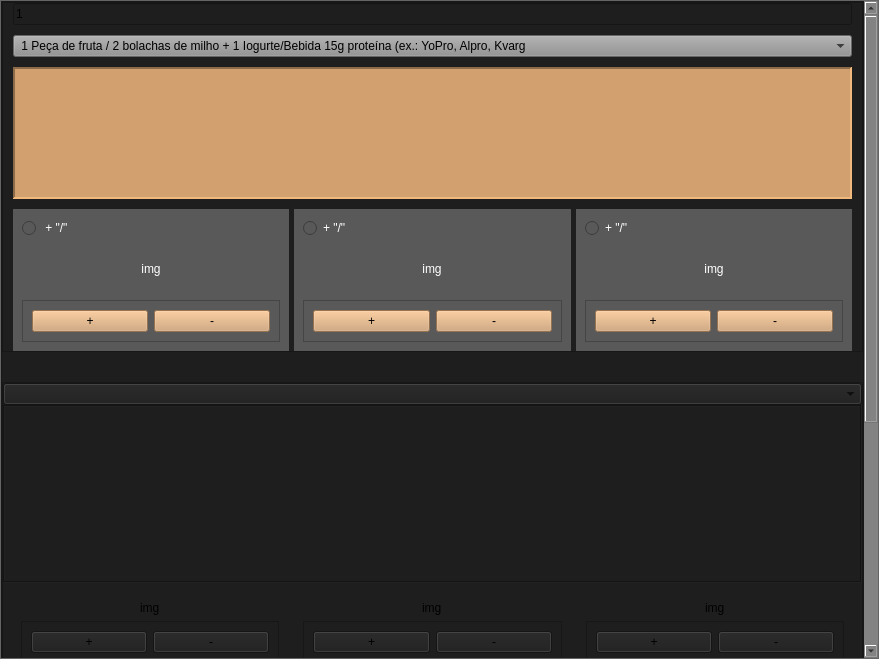
<?xml version="1.0" encoding="UTF-8"?>
<ui version="4.0">
 <class>Form</class>
 <widget class="QWidget" name="Form">
  <property name="geometry">
   <rect>
    <x>0</x>
    <y>0</y>
    <width>879</width>
    <height>659</height>
   </rect>
  </property>
  <property name="windowTitle">
   <string>Form</string>
  </property>
  <property name="styleSheet">
   <string notr="true">background-color: rgb(131, 131, 131);</string>
  </property>
  <layout class="QHBoxLayout" name="horizontalLayout_21">
   <property name="spacing">
    <number>0</number>
   </property>
   <property name="leftMargin">
    <number>0</number>
   </property>
   <property name="topMargin">
    <number>0</number>
   </property>
   <property name="rightMargin">
    <number>0</number>
   </property>
   <property name="bottomMargin">
    <number>0</number>
   </property>
   <item>
    <widget class="QScrollArea" name="scrollArea">
     <property name="lineWidth">
      <number>1</number>
     </property>
     <property name="widgetResizable">
      <bool>true</bool>
     </property>
     <widget class="QWidget" name="scrollAreaWidgetContents">
      <property name="geometry">
       <rect>
        <x>0</x>
        <y>0</y>
        <width>860</width>
        <height>1012</height>
       </rect>
      </property>
      <property name="styleSheet">
       <string notr="true">/*background-color: rgb(90,90,90);*/
background-color: rgb(30, 30, 30);</string>
      </property>
      <layout class="QVBoxLayout" name="verticalLayout_9">
       <property name="spacing">
        <number>0</number>
       </property>
       <property name="leftMargin">
        <number>0</number>
       </property>
       <property name="topMargin">
        <number>0</number>
       </property>
       <property name="rightMargin">
        <number>0</number>
       </property>
       <property name="bottomMargin">
        <number>0</number>
       </property>
       <item>
        <widget class="QFrame" name="frame">
         <property name="frameShape">
          <enum>QFrame::StyledPanel</enum>
         </property>
         <property name="frameShadow">
          <enum>QFrame::Raised</enum>
         </property>
         <layout class="QVBoxLayout" name="verticalLayout_14">
          <property name="spacing">
           <number>30</number>
          </property>
          <property name="leftMargin">
           <number>0</number>
          </property>
          <property name="topMargin">
           <number>0</number>
          </property>
          <property name="rightMargin">
           <number>0</number>
          </property>
          <property name="bottomMargin">
           <number>0</number>
          </property>
          <item>
           <widget class="QFrame" name="frame_9">
            <property name="minimumSize">
             <size>
              <width>0</width>
              <height>350</height>
             </size>
            </property>
            <property name="styleSheet">
             <string notr="true"/>
            </property>
            <property name="frameShape">
             <enum>QFrame::StyledPanel</enum>
            </property>
            <property name="frameShadow">
             <enum>QFrame::Raised</enum>
            </property>
            <layout class="QVBoxLayout" name="verticalLayout_4">
             <property name="spacing">
              <number>10</number>
             </property>
             <property name="leftMargin">
              <number>10</number>
             </property>
             <property name="topMargin">
              <number>0</number>
             </property>
             <property name="rightMargin">
              <number>10</number>
             </property>
             <property name="bottomMargin">
              <number>0</number>
             </property>
             <item>
              <widget class="QLineEdit" name="type">
               <property name="text">
                <string>1</string>
               </property>
              </widget>
             </item>
             <item>
              <widget class="QComboBox" name="comboBox">
               <property name="styleSheet">
                <string notr="true">background-color: rgb(143, 143, 143);</string>
               </property>
               <item>
                <property name="text">
                 <string> 1 Peça de fruta / 2 bolachas de milho + 1 Iogurte/Bebida 15g proteína (ex.: YoPro, Alpro, Kvarg</string>
                </property>
               </item>
               <item>
                <property name="text">
                 <string>1 Peça de fruta / 2 bolachas de milho + 20g Proteína em pó em água</string>
                </property>
               </item>
               <item>
                <property name="text">
                 <string>1 Peça de fruta / 2 bolachas de milho + 3 Babybel light</string>
                </property>
               </item>
               <item>
                <property name="text">
                 <string> 1 Barra proteica Bettery </string>
                </property>
               </item>
              </widget>
             </item>
             <item>
              <widget class="QTextEdit" name="textEdit">
               <property name="styleSheet">
                <string notr="true">background-color: rgb(210, 160, 110);</string>
               </property>
               <property name="frameShape">
                <enum>QFrame::Panel</enum>
               </property>
               <property name="frameShadow">
                <enum>QFrame::Sunken</enum>
               </property>
               <property name="lineWidth">
                <number>2</number>
               </property>
              </widget>
             </item>
             <item>
              <widget class="QFrame" name="frame_8">
               <property name="frameShape">
                <enum>QFrame::NoFrame</enum>
               </property>
               <property name="frameShadow">
                <enum>QFrame::Raised</enum>
               </property>
               <layout class="QHBoxLayout" name="horizontalLayout_4">
                <property name="spacing">
                 <number>5</number>
                </property>
                <property name="leftMargin">
                 <number>0</number>
                </property>
                <property name="topMargin">
                 <number>0</number>
                </property>
                <property name="rightMargin">
                 <number>0</number>
                </property>
                <property name="bottomMargin">
                 <number>0</number>
                </property>
                <item>
                 <widget class="QFrame" name="frame_3">
                  <property name="styleSheet">
                   <string notr="true">background-color: rgb(89, 89, 89);</string>
                  </property>
                  <property name="frameShape">
                   <enum>QFrame::NoFrame</enum>
                  </property>
                  <property name="frameShadow">
                   <enum>QFrame::Raised</enum>
                  </property>
                  <layout class="QVBoxLayout" name="verticalLayout">
                   <item>
                    <widget class="QRadioButton" name="radioButton">
                     <property name="styleSheet">
                      <string notr="true">color: rgb(255, 255, 255);</string>
                     </property>
                     <property name="text">
                      <string> + &quot;/&quot;</string>
                     </property>
                    </widget>
                   </item>
                   <item alignment="Qt::AlignHCenter">
                    <widget class="QLabel" name="label">
                     <property name="minimumSize">
                      <size>
                       <width>50</width>
                       <height>50</height>
                      </size>
                     </property>
                     <property name="styleSheet">
                      <string notr="true">color: rgb(255, 255, 255);</string>
                     </property>
                     <property name="text">
                      <string>img</string>
                     </property>
                     <property name="alignment">
                      <set>Qt::AlignCenter</set>
                     </property>
                    </widget>
                   </item>
                   <item>
                    <widget class="QFrame" name="frame_2">
                     <property name="frameShape">
                      <enum>QFrame::StyledPanel</enum>
                     </property>
                     <property name="frameShadow">
                      <enum>QFrame::Raised</enum>
                     </property>
                     <layout class="QHBoxLayout" name="horizontalLayout">
                      <item>
                       <widget class="QPushButton" name="pushButton">
                        <property name="styleSheet">
                         <string notr="true">background-color: rgb(210, 160, 110);</string>
                        </property>
                        <property name="text">
                         <string>+</string>
                        </property>
                       </widget>
                      </item>
                      <item>
                       <widget class="QPushButton" name="pushButton_2">
                        <property name="styleSheet">
                         <string notr="true">background-color: rgb(210, 160, 110);</string>
                        </property>
                        <property name="text">
                         <string>-</string>
                        </property>
                       </widget>
                      </item>
                     </layout>
                    </widget>
                   </item>
                  </layout>
                 </widget>
                </item>
                <item>
                 <widget class="QFrame" name="frame_4">
                  <property name="styleSheet">
                   <string notr="true">background-color: rgb(89, 89, 89);</string>
                  </property>
                  <property name="frameShape">
                   <enum>QFrame::NoFrame</enum>
                  </property>
                  <property name="frameShadow">
                   <enum>QFrame::Raised</enum>
                  </property>
                  <layout class="QVBoxLayout" name="verticalLayout_2">
                   <item>
                    <widget class="QRadioButton" name="radioButton_2">
                     <property name="styleSheet">
                      <string notr="true">color: rgb(255, 255, 255);</string>
                     </property>
                     <property name="text">
                      <string>+ &quot;/&quot;</string>
                     </property>
                    </widget>
                   </item>
                   <item alignment="Qt::AlignHCenter|Qt::AlignVCenter">
                    <widget class="QLabel" name="label_2">
                     <property name="minimumSize">
                      <size>
                       <width>50</width>
                       <height>50</height>
                      </size>
                     </property>
                     <property name="styleSheet">
                      <string notr="true">color: rgb(255, 255, 255);</string>
                     </property>
                     <property name="text">
                      <string>img</string>
                     </property>
                     <property name="alignment">
                      <set>Qt::AlignCenter</set>
                     </property>
                    </widget>
                   </item>
                   <item>
                    <widget class="QFrame" name="frame_5">
                     <property name="frameShape">
                      <enum>QFrame::StyledPanel</enum>
                     </property>
                     <property name="frameShadow">
                      <enum>QFrame::Raised</enum>
                     </property>
                     <layout class="QHBoxLayout" name="horizontalLayout_2">
                      <item>
                       <widget class="QPushButton" name="pushButton_3">
                        <property name="styleSheet">
                         <string notr="true">background-color: rgb(210, 160, 110);</string>
                        </property>
                        <property name="text">
                         <string>+</string>
                        </property>
                       </widget>
                      </item>
                      <item>
                       <widget class="QPushButton" name="pushButton_4">
                        <property name="styleSheet">
                         <string notr="true">background-color: rgb(210, 160, 110);</string>
                        </property>
                        <property name="text">
                         <string>-</string>
                        </property>
                       </widget>
                      </item>
                     </layout>
                    </widget>
                   </item>
                  </layout>
                 </widget>
                </item>
                <item>
                 <widget class="QFrame" name="frame_6">
                  <property name="styleSheet">
                   <string notr="true">background-color: rgb(89, 89, 89);</string>
                  </property>
                  <property name="frameShape">
                   <enum>QFrame::NoFrame</enum>
                  </property>
                  <property name="frameShadow">
                   <enum>QFrame::Raised</enum>
                  </property>
                  <layout class="QVBoxLayout" name="verticalLayout_3">
                   <item>
                    <widget class="QRadioButton" name="radioButton_3">
                     <property name="styleSheet">
                      <string notr="true">color: rgb(255, 255, 255);</string>
                     </property>
                     <property name="text">
                      <string>+ &quot;/&quot;</string>
                     </property>
                    </widget>
                   </item>
                   <item alignment="Qt::AlignHCenter">
                    <widget class="QLabel" name="label_3">
                     <property name="minimumSize">
                      <size>
                       <width>50</width>
                       <height>50</height>
                      </size>
                     </property>
                     <property name="styleSheet">
                      <string notr="true">color: rgb(255, 255, 255);</string>
                     </property>
                     <property name="text">
                      <string>img</string>
                     </property>
                     <property name="alignment">
                      <set>Qt::AlignCenter</set>
                     </property>
                    </widget>
                   </item>
                   <item>
                    <widget class="QFrame" name="frame_7">
                     <property name="frameShape">
                      <enum>QFrame::StyledPanel</enum>
                     </property>
                     <property name="frameShadow">
                      <enum>QFrame::Raised</enum>
                     </property>
                     <layout class="QHBoxLayout" name="horizontalLayout_3">
                      <item>
                       <widget class="QPushButton" name="pushButton_5">
                        <property name="styleSheet">
                         <string notr="true">background-color: rgb(210, 160, 110);</string>
                        </property>
                        <property name="text">
                         <string>+</string>
                        </property>
                       </widget>
                      </item>
                      <item>
                       <widget class="QPushButton" name="pushButton_6">
                        <property name="styleSheet">
                         <string notr="true">background-color: rgb(210, 160, 110);</string>
                        </property>
                        <property name="text">
                         <string>-</string>
                        </property>
                       </widget>
                      </item>
                     </layout>
                    </widget>
                   </item>
                  </layout>
                 </widget>
                </item>
               </layout>
              </widget>
             </item>
            </layout>
           </widget>
          </item>
          <item>
           <widget class="QFrame" name="frame_18">
            <property name="minimumSize">
             <size>
              <width>0</width>
              <height>300</height>
             </size>
            </property>
            <property name="frameShape">
             <enum>QFrame::StyledPanel</enum>
            </property>
            <property name="frameShadow">
             <enum>QFrame::Raised</enum>
            </property>
            <layout class="QVBoxLayout" name="verticalLayout_10">
             <property name="spacing">
              <number>0</number>
             </property>
             <property name="leftMargin">
              <number>0</number>
             </property>
             <property name="topMargin">
              <number>0</number>
             </property>
             <property name="rightMargin">
              <number>0</number>
             </property>
             <property name="bottomMargin">
              <number>0</number>
             </property>
             <item>
              <widget class="QComboBox" name="comboBox_2"/>
             </item>
             <item>
              <widget class="QTextEdit" name="textEdit_3">
               <property name="frameShape">
                <enum>QFrame::Box</enum>
               </property>
              </widget>
             </item>
             <item>
              <widget class="QFrame" name="frame_19">
               <property name="frameShape">
                <enum>QFrame::NoFrame</enum>
               </property>
               <property name="frameShadow">
                <enum>QFrame::Raised</enum>
               </property>
               <layout class="QHBoxLayout" name="horizontalLayout_9">
                <item>
                 <widget class="QFrame" name="frame_20">
                  <property name="frameShape">
                   <enum>QFrame::NoFrame</enum>
                  </property>
                  <property name="frameShadow">
                   <enum>QFrame::Raised</enum>
                  </property>
                  <layout class="QVBoxLayout" name="verticalLayout_11">
                   <item alignment="Qt::AlignHCenter">
                    <widget class="QLabel" name="label_7">
                     <property name="text">
                      <string>img</string>
                     </property>
                    </widget>
                   </item>
                   <item>
                    <widget class="QFrame" name="frame_21">
                     <property name="frameShape">
                      <enum>QFrame::StyledPanel</enum>
                     </property>
                     <property name="frameShadow">
                      <enum>QFrame::Raised</enum>
                     </property>
                     <layout class="QHBoxLayout" name="horizontalLayout_10">
                      <item>
                       <widget class="QPushButton" name="pushButton_13">
                        <property name="text">
                         <string>+</string>
                        </property>
                       </widget>
                      </item>
                      <item>
                       <widget class="QPushButton" name="pushButton_14">
                        <property name="text">
                         <string>-</string>
                        </property>
                       </widget>
                      </item>
                     </layout>
                    </widget>
                   </item>
                  </layout>
                 </widget>
                </item>
                <item>
                 <widget class="QFrame" name="frame_22">
                  <property name="frameShape">
                   <enum>QFrame::NoFrame</enum>
                  </property>
                  <property name="frameShadow">
                   <enum>QFrame::Raised</enum>
                  </property>
                  <layout class="QVBoxLayout" name="verticalLayout_12">
                   <item alignment="Qt::AlignHCenter">
                    <widget class="QLabel" name="label_8">
                     <property name="text">
                      <string>img</string>
                     </property>
                    </widget>
                   </item>
                   <item>
                    <widget class="QFrame" name="frame_23">
                     <property name="frameShape">
                      <enum>QFrame::StyledPanel</enum>
                     </property>
                     <property name="frameShadow">
                      <enum>QFrame::Raised</enum>
                     </property>
                     <layout class="QHBoxLayout" name="horizontalLayout_11">
                      <item>
                       <widget class="QPushButton" name="pushButton_15">
                        <property name="text">
                         <string>+</string>
                        </property>
                       </widget>
                      </item>
                      <item>
                       <widget class="QPushButton" name="pushButton_16">
                        <property name="text">
                         <string>-</string>
                        </property>
                       </widget>
                      </item>
                     </layout>
                    </widget>
                   </item>
                  </layout>
                 </widget>
                </item>
                <item>
                 <widget class="QFrame" name="frame_24">
                  <property name="frameShape">
                   <enum>QFrame::NoFrame</enum>
                  </property>
                  <property name="frameShadow">
                   <enum>QFrame::Raised</enum>
                  </property>
                  <layout class="QVBoxLayout" name="verticalLayout_13">
                   <item alignment="Qt::AlignHCenter">
                    <widget class="QLabel" name="label_9">
                     <property name="text">
                      <string>img</string>
                     </property>
                    </widget>
                   </item>
                   <item>
                    <widget class="QFrame" name="frame_25">
                     <property name="frameShape">
                      <enum>QFrame::StyledPanel</enum>
                     </property>
                     <property name="frameShadow">
                      <enum>QFrame::Raised</enum>
                     </property>
                     <layout class="QHBoxLayout" name="horizontalLayout_12">
                      <item>
                       <widget class="QPushButton" name="pushButton_17">
                        <property name="text">
                         <string>+</string>
                        </property>
                       </widget>
                      </item>
                      <item>
                       <widget class="QPushButton" name="pushButton_18">
                        <property name="text">
                         <string>-</string>
                        </property>
                       </widget>
                      </item>
                     </layout>
                    </widget>
                   </item>
                  </layout>
                 </widget>
                </item>
               </layout>
              </widget>
             </item>
            </layout>
           </widget>
          </item>
          <item>
           <widget class="QFrame" name="frame_10">
            <property name="minimumSize">
             <size>
              <width>0</width>
              <height>300</height>
             </size>
            </property>
            <property name="frameShape">
             <enum>QFrame::StyledPanel</enum>
            </property>
            <property name="frameShadow">
             <enum>QFrame::Raised</enum>
            </property>
            <layout class="QVBoxLayout" name="verticalLayout_5">
             <property name="spacing">
              <number>0</number>
             </property>
             <property name="leftMargin">
              <number>0</number>
             </property>
             <property name="topMargin">
              <number>0</number>
             </property>
             <property name="rightMargin">
              <number>0</number>
             </property>
             <property name="bottomMargin">
              <number>0</number>
             </property>
             <item>
              <widget class="QComboBox" name="comboBox_3"/>
             </item>
             <item>
              <widget class="QTextEdit" name="textEdit_2">
               <property name="frameShape">
                <enum>QFrame::Box</enum>
               </property>
              </widget>
             </item>
             <item>
              <widget class="QFrame" name="frame_11">
               <property name="frameShape">
                <enum>QFrame::NoFrame</enum>
               </property>
               <property name="frameShadow">
                <enum>QFrame::Raised</enum>
               </property>
               <layout class="QHBoxLayout" name="horizontalLayout_5">
                <property name="spacing">
                 <number>0</number>
                </property>
                <property name="leftMargin">
                 <number>0</number>
                </property>
                <property name="topMargin">
                 <number>0</number>
                </property>
                <property name="rightMargin">
                 <number>0</number>
                </property>
                <property name="bottomMargin">
                 <number>0</number>
                </property>
                <item>
                 <widget class="QFrame" name="frame_12">
                  <property name="frameShape">
                   <enum>QFrame::NoFrame</enum>
                  </property>
                  <property name="frameShadow">
                   <enum>QFrame::Raised</enum>
                  </property>
                  <layout class="QVBoxLayout" name="verticalLayout_6">
                   <item alignment="Qt::AlignHCenter">
                    <widget class="QLabel" name="label_4">
                     <property name="text">
                      <string>img</string>
                     </property>
                    </widget>
                   </item>
                   <item>
                    <widget class="QFrame" name="frame_13">
                     <property name="frameShape">
                      <enum>QFrame::StyledPanel</enum>
                     </property>
                     <property name="frameShadow">
                      <enum>QFrame::Raised</enum>
                     </property>
                     <layout class="QHBoxLayout" name="horizontalLayout_6">
                      <item>
                       <widget class="QPushButton" name="pushButton_7">
                        <property name="text">
                         <string>+</string>
                        </property>
                       </widget>
                      </item>
                      <item>
                       <widget class="QPushButton" name="pushButton_8">
                        <property name="text">
                         <string>-</string>
                        </property>
                       </widget>
                      </item>
                     </layout>
                    </widget>
                   </item>
                  </layout>
                 </widget>
                </item>
                <item>
                 <widget class="QFrame" name="frame_14">
                  <property name="frameShape">
                   <enum>QFrame::NoFrame</enum>
                  </property>
                  <property name="frameShadow">
                   <enum>QFrame::Raised</enum>
                  </property>
                  <layout class="QVBoxLayout" name="verticalLayout_7">
                   <item alignment="Qt::AlignHCenter">
                    <widget class="QLabel" name="label_5">
                     <property name="text">
                      <string>img</string>
                     </property>
                    </widget>
                   </item>
                   <item>
                    <widget class="QFrame" name="frame_15">
                     <property name="frameShape">
                      <enum>QFrame::StyledPanel</enum>
                     </property>
                     <property name="frameShadow">
                      <enum>QFrame::Raised</enum>
                     </property>
                     <layout class="QHBoxLayout" name="horizontalLayout_7">
                      <item>
                       <widget class="QPushButton" name="pushButton_9">
                        <property name="text">
                         <string>+</string>
                        </property>
                       </widget>
                      </item>
                      <item>
                       <widget class="QPushButton" name="pushButton_10">
                        <property name="text">
                         <string>-</string>
                        </property>
                       </widget>
                      </item>
                     </layout>
                    </widget>
                   </item>
                  </layout>
                 </widget>
                </item>
                <item>
                 <widget class="QFrame" name="frame_16">
                  <property name="frameShape">
                   <enum>QFrame::NoFrame</enum>
                  </property>
                  <property name="frameShadow">
                   <enum>QFrame::Raised</enum>
                  </property>
                  <layout class="QVBoxLayout" name="verticalLayout_8">
                   <item alignment="Qt::AlignHCenter">
                    <widget class="QLabel" name="label_6">
                     <property name="text">
                      <string>img</string>
                     </property>
                    </widget>
                   </item>
                   <item>
                    <widget class="QFrame" name="frame_17">
                     <property name="frameShape">
                      <enum>QFrame::StyledPanel</enum>
                     </property>
                     <property name="frameShadow">
                      <enum>QFrame::Raised</enum>
                     </property>
                     <layout class="QHBoxLayout" name="horizontalLayout_8">
                      <item>
                       <widget class="QPushButton" name="pushButton_11">
                        <property name="text">
                         <string>+</string>
                        </property>
                       </widget>
                      </item>
                      <item>
                       <widget class="QPushButton" name="pushButton_12">
                        <property name="text">
                         <string>-</string>
                        </property>
                       </widget>
                      </item>
                     </layout>
                    </widget>
                   </item>
                  </layout>
                 </widget>
                </item>
               </layout>
              </widget>
             </item>
            </layout>
           </widget>
          </item>
         </layout>
        </widget>
       </item>
      </layout>
     </widget>
    </widget>
   </item>
  </layout>
 </widget>
 <resources/>
 <connections/>
</ui>
